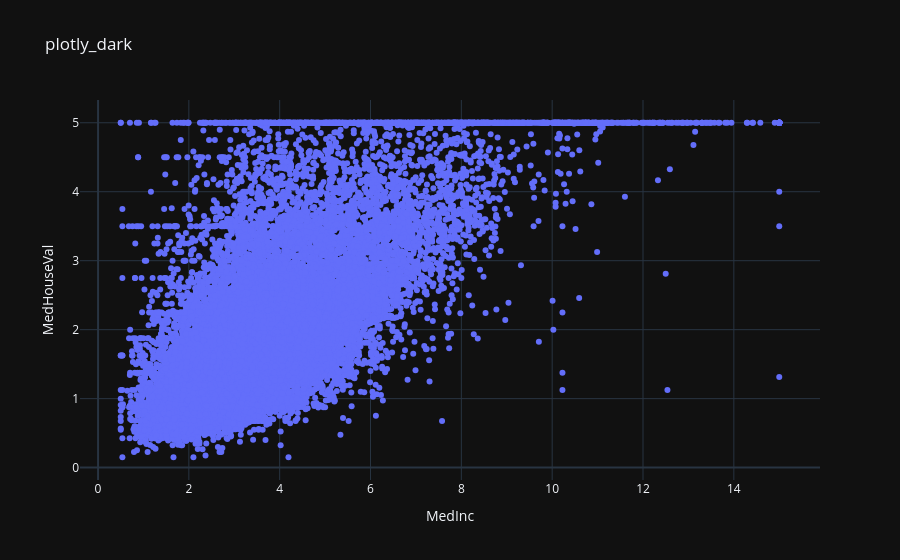

Notebook source saved alongside this figure:
### Code cell
# plotly_darkテンプレートを使用
figure = go.Figure(
    data=[trace],
    layout = go.Layout(
        template=templates_config['plotly_dark'],   # template='plotly_dark' でも可
        xaxis={'title': 'MedInc'},
        yaxis={'title': 'MedHouseVal'},
        title='plotly_dark'
    )
)

figure

### Figure 1 — Plotly figure (JSON) as saved in the notebook; plotly's stock layout.template omitted (floating-point values rounded to 4 significant figures; data arrays with more than 128 entries replaced by an {"elided": "..."} marker saying what was removed)
{"data": [{"mode": "markers", "type": "scatter", "x": {"elided": "20640 float values"}, "y": {"elided": "20640 float values"}}], "layout": {"title": {"text": "plotly_dark"}, "xaxis": {"title": {"text": "MedInc"}}, "yaxis": {"title": {"text": "MedHouseVal"}}}}
